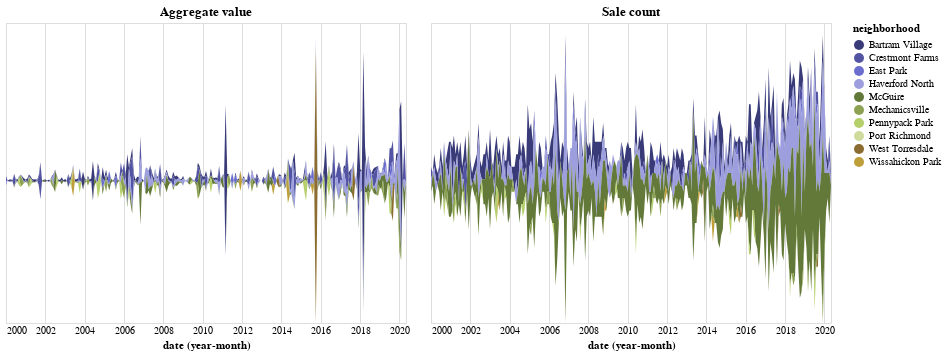

Notebook source saved alongside this figure:
### Code cell
stream1 = alt.Chart(all).mark_area().encode(
    alt.X('yearmonth(date):T',
        axis=alt.Axis(format='%Y', domain=False, tickSize=0)
    ),
    alt.Y('sum:Q', stack='center', axis=None),
    alt.Color('neighborhood:N',
        scale=alt.Scale(scheme='category20b')
    )
).properties(
    title='Aggregate value'
).interactive()

stream2 = alt.Chart(all).mark_area().encode(
    alt.X('yearmonth(date):T',
        axis=alt.Axis(format='%Y', domain=False, tickSize=0)
    ),
    alt.Y('count:Q', stack='center', axis=None),
    alt.Color('neighborhood:N',
        scale=alt.Scale(scheme='category20b')
    )
).properties(
    title='Sale count'
).interactive()

stream1.configure_title(
    fontSize=20,
    font='Courier',
    anchor='start',
    color='gray'
)

stream2.configure_title(
    fontSize=20,
    font='Gill Sans',
    anchor='start',
    color='gray'
)

stream1 | stream2

### Figure 1 — Vega-Lite specification as saved in the notebook (floating-point values rounded to 4 significant figures; data arrays with more than 128 entries replaced by an {"elided": "..."} marker saying what was removed)
{"config": {"view": {"continuousWidth": 400, "continuousHeight": 300}}, "hconcat": [{"mark": "area", "encoding": {"color": {"type": "nominal", "field": "neighborhood", "scale": {"scheme": "category20b"}}, "x": {"type": "temporal", "axis": {"domain": false, "format": "%Y", "tickSize": 0}, "field": "date", "timeUnit": "yearmonth"}, "y": {"type": "quantitative", "axis": null, "field": "sum", "stack": "center"}}, "selection": {"selector009": {"type": "interval", "bind": "scales", "encodings": ["x", "y"]}}, "title": "Aggregate value"}, {"mark": "area", "encoding": {"color": {"type": "nominal", "field": "neighborhood", "scale": {"scheme": "category20b"}}, "x": {"type": "temporal", "axis": {"domain": false, "format": "%Y", "tickSize": 0}, "field": "date", "timeUnit": "yearmonth"}, "y": {"type": "quantitative", "axis": null, "field": "count", "stack": "center"}}, "selection": {"selector010": {"type": "interval", "bind": "scales", "encodings": ["x", "y"]}}, "title": "Sale count"}], "data": {"name": "data-fa7d05758ca4eb3a7c16bd55bdf9271d"}, "$schema": "https://vega.github.io/schema/vega-lite/v4.8.1.json", "datasets": {"data-fa7d05758ca4eb3a7c16bd55bdf9271d": {"elided": "654 records"}}}
